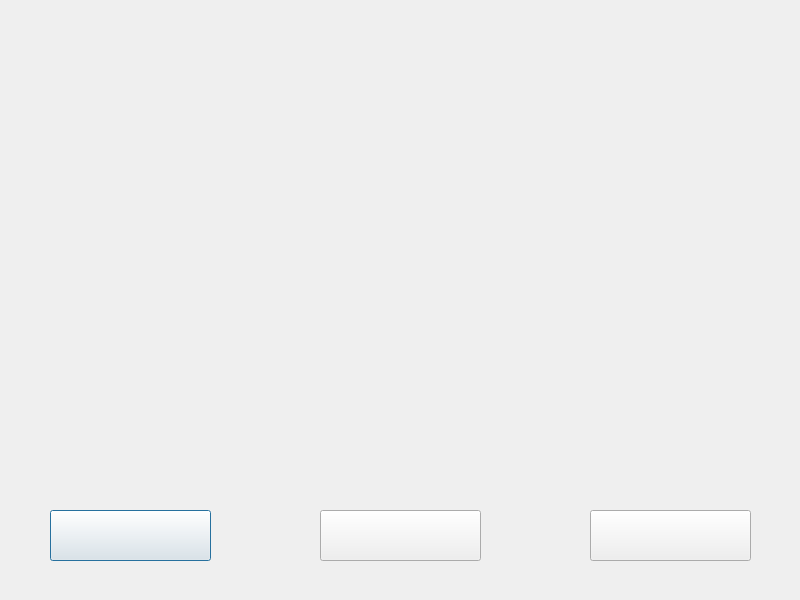
<?xml version="1.0" encoding="UTF-8"?>
<ui version="4.0">
 <class>Dialog</class>
 <widget class="QDialog" name="Dialog">
  <property name="geometry">
   <rect>
    <x>0</x>
    <y>0</y>
    <width>800</width>
    <height>600</height>
   </rect>
  </property>
  <property name="windowTitle">
   <string>Dialog</string>
  </property>
  <widget class="QLabel" name="label">
   <property name="geometry">
    <rect>
     <x>0</x>
     <y>0</y>
     <width>800</width>
     <height>600</height>
    </rect>
   </property>
   <property name="text">
    <string/>
   </property>
   <property name="pixmap">
    <pixmap>assets/TloGlowne.png</pixmap>
   </property>
   <property name="scaledContents">
    <bool>true</bool>
   </property>
  </widget>
  <widget class="QLabel" name="label_2">
   <property name="geometry">
    <rect>
     <x>50</x>
     <y>30</y>
     <width>700</width>
     <height>500</height>
    </rect>
   </property>
   <property name="text">
    <string/>
   </property>
   <property name="pixmap">
    <pixmap>assets/Chapters/Topics/ZolteTlo.png</pixmap>
   </property>
   <property name="scaledContents">
    <bool>true</bool>
   </property>
  </widget>
  <widget class="QLabel" name="PhotoLabel">
   <property name="geometry">
    <rect>
     <x>100</x>
     <y>50</y>
     <width>600</width>
     <height>450</height>
    </rect>
   </property>
   <property name="text">
    <string/>
   </property>
   <property name="pixmap">
    <pixmap>assets/Chapters/Topics/Panstwa/PanstwaEuropy/1.jpg</pixmap>
   </property>
  </widget>
  <widget class="QPushButton" name="BackButton">
   <property name="geometry">
    <rect>
     <x>50</x>
     <y>510</y>
     <width>161</width>
     <height>51</height>
    </rect>
   </property>
   <property name="text">
    <string/>
   </property>
   <property name="icon">
    <iconset>
     <normaloff>assets/Cofnij.png</normaloff>assets/Cofnij.png</iconset>
   </property>
   <property name="iconSize">
    <size>
     <width>161</width>
     <height>51</height>
    </size>
   </property>
  </widget>
  <widget class="QPushButton" name="NextButton">
   <property name="geometry">
    <rect>
     <x>590</x>
     <y>510</y>
     <width>161</width>
     <height>51</height>
    </rect>
   </property>
   <property name="text">
    <string/>
   </property>
   <property name="icon">
    <iconset>
     <normaloff>assets/Chapters/Topics/dalej.png</normaloff>assets/Chapters/Topics/dalej.png</iconset>
   </property>
   <property name="iconSize">
    <size>
     <width>161</width>
     <height>51</height>
    </size>
   </property>
  </widget>
  <widget class="QPushButton" name="QuitButton">
   <property name="geometry">
    <rect>
     <x>320</x>
     <y>510</y>
     <width>161</width>
     <height>51</height>
    </rect>
   </property>
   <property name="text">
    <string/>
   </property>
   <property name="icon">
    <iconset>
     <normaloff>assets/Chapters/Topics/Zakoncz.png</normaloff>assets/Chapters/Topics/Zakoncz.png</iconset>
   </property>
   <property name="iconSize">
    <size>
     <width>161</width>
     <height>51</height>
    </size>
   </property>
  </widget>
 </widget>
 <resources/>
 <connections/>
</ui>
